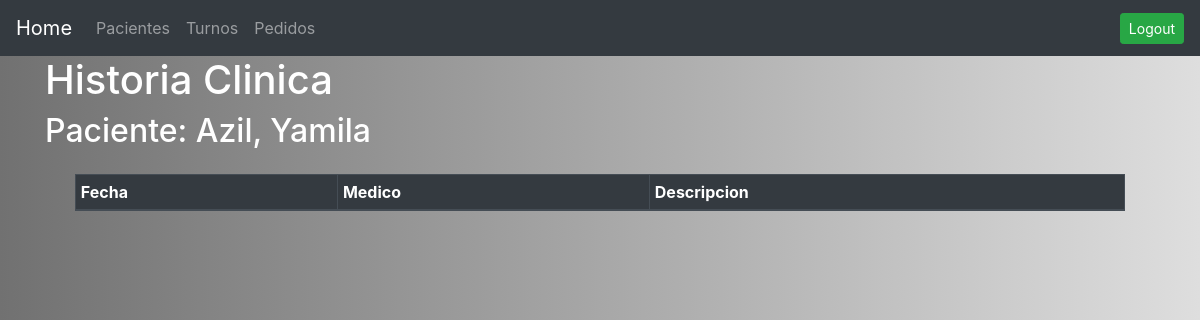
/119/historia_clinica (signed in), run on an earlier commit of the app's database.
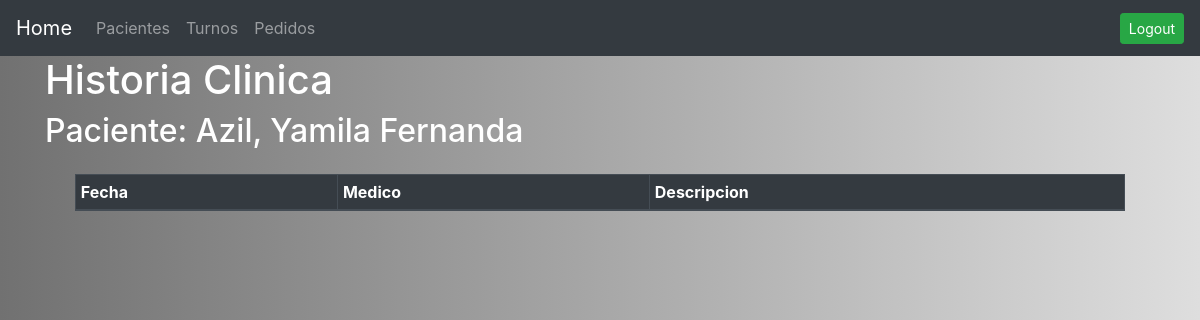
And on a later commit of the database.
### gestion_consultorio/models.py (models this page shows, shortened)
class paciente(models.Model):
    nombre = models.CharField(max_length=64)
    apellido = models.CharField(max_length=64)

### gestion_consultorio/views.py (the view)
# urls.py: path("<int:paciente_id>/historia_clinica", views.historia_clinica, name="historia_clinica"),
@login_required(login_url='login_view')
def historia_clinica(request, paciente_id):
    return render(request,"historia_clinica.html",{"paciente":paciente.objects.get(pk=paciente_id),"historia_clinica": historia_medica.objects.filter(id_paciente=paciente_id)})

### gestion_consultorio/templates/historia_clinica.html (shortened to what this page needs)
{% extends "layout.html" %}
{% block body %}
<div class="container">
  <h1 style="color:white">Historia Clinica</h1>
  <h2 style="color:white">Paciente: {{paciente.apellido}}, {{paciente.nombre}}</h2>
<div class="container">
  <div id="div1" class ="col-md-12">
    <table border="1" class="table table-hover table-bordered bg-white table-sm">
      <thead class="thead-dark">
        <tr>
          <th scope="col">Fecha</th>
          <th scope="col">Medico</th>
          <th scope="col">Descripcion</th>
        </tr>
      </thead>
    </table>
  </div>
</div>
{% endblock %}

### gestion_consultorio/templates/layout.html (shortened to what this page needs)
{% load static %}
<!DOCTYPE html>
<html lang="es">
<head>
    <link rel="stylesheet" href="https://cdn.jsdelivr.net/npm/bootstrap@4.5.3/dist/css/bootstrap.min.css">
    <link href="https://cdnjs.cloudflare.com/ajax/libs/font-awesome/4.7.0/css/font-awesome.min.css" rel="stylesheet">
    <link rel="stylesheet" href="{% static 'estilos.css' %}">
    <nav class="navbar navbar-expand-sm bg-dark navbar-dark">
        <a class="navbar-brand" href="{% url 'index' %}">Home</a>
        <div class="collapse navbar-collapse" id="navbarTogglerDemo02">
          <ul class="navbar-nav mr-auto mt-2 mt-lg-0">
            <li class="nav-item">
                <a class="nav-link" href="{% url 'pacientes' %}">Pacientes</a>
            </li>
            <li class="nav-item">
                <a class="nav-link" href="{% url 'turnos' %}">Turnos</a>
            </li>
            <li class="nav-item">
                <a class="nav-link" href="{% url 'pedidos' %}">Pedidos</a>
            </li>
          </ul>
        <a href="{% url 'logout_view' %}" class="btn btn-success btn-sm">Logout</a>
        </div>
      </nav>
</head>
<body>
    {%block body%}
    {%endblock%}
</body>
</html>

### gestion_consultorio/static/estilos.css (style rules this page uses)
body { background: #717171; background: -moz-linear-gradient(left, #717171 0%, #B3B3B3 61%, #DEDEDE 100%); background: -webkit-linear-gradient(left, #717171 0%, #B3B3B3 61%, #DEDEDE 100%); background: linear-gradient(to right, #717171 0%, #B3B3B3 61%, #DEDEDE 100%); }
#div1 { overflow-y: scroll; overflow-x: hidden; height:400px; width: 100%; }

What changed in the data, as far as the page shows it:
changed paciente "Azil": nombre "Yamila" → "Yamila Fernanda"
